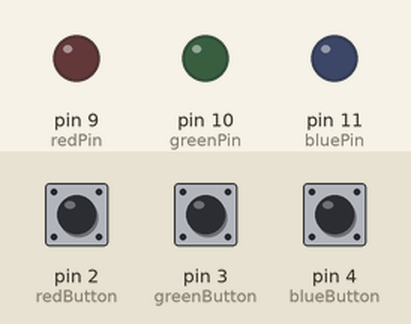
The sketch below on a simulated Arduino Uno, built with avr-gcc and run on an emulated ATmega328P. On the bench: output pins drawn as LEDs (lit = HIGH). The test bench sets the inputs (shaded band); at power-on: pin 2 (redButton) HIGH, pin 3 (greenButton) HIGH, pin 4 (blueButton) HIGH.

Above: at 1.2 s.
1.3 s: pin 2 (redButton) pulled LOW for 0.15 s
At 1.37 s:
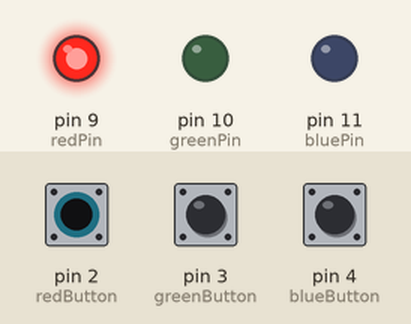
2.9 s: pin 3 (greenButton) pulled LOW for 0.15 s
At 2.97 s:
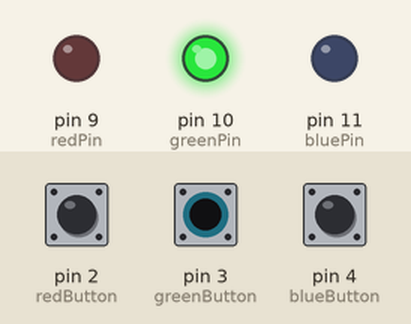
4.5 s: pin 4 (blueButton) pulled LOW for 0.15 s
At 4.57 s:
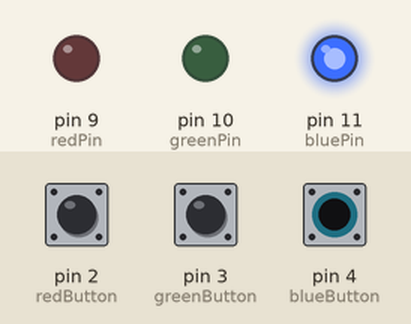
6.1 s: pin 4 (blueButton) pulled LOW for 3.2 s
At 10.2 s:
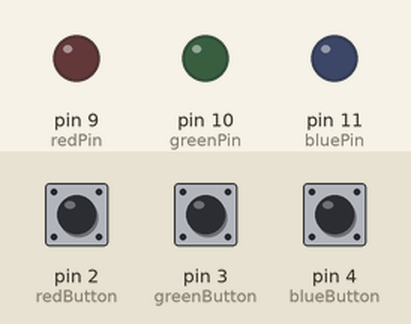
10.8 s: pin 2 (redButton) pulled LOW for 3.2 s
At 11.3 s:
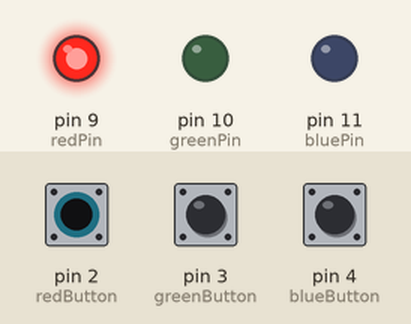
15.5 s: pin 2 (redButton) driven LOW and pin 3 (greenButton) driven LOW
At 16.1 s:
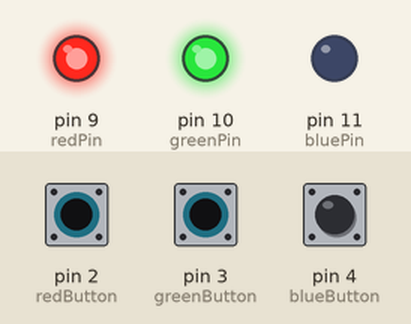
Timing chart, 0 to 18.0 s (numbered marks = the images above; inputs shaded):
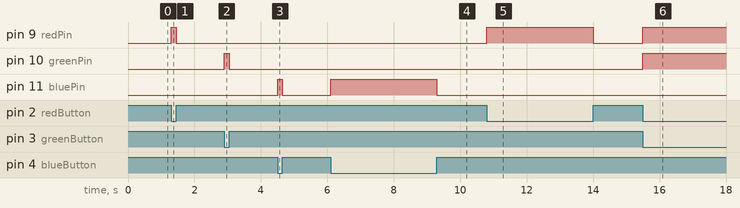

The sketch:

quiz1.ino
```cpp
const int redPin = 9;
const int greenPin = 10;
const int bluePin = 11;

const int redButton = 2;
const int greenButton = 3;
const int blueButton = 4;

void setup() {
    pinMode(redPin, OUTPUT);
    pinMode(greenPin, OUTPUT);
    pinMode(bluePin, OUTPUT);

    pinMode(redButton, INPUT_PULLUP);
    pinMode(greenButton, INPUT_PULLUP);
    pinMode(blueButton, INPUT_PULLUP);
}

void loop() {
    int redPressed = digitalRead(redButton) == LOW;
    int greenPressed = digitalRead(greenButton) == LOW;
    int bluePressed = digitalRead(blueButton) == LOW;

    analogWrite(redPin, redPressed ? 255 : 0);
    analogWrite(greenPin, greenPressed ? 255 : 0);
    analogWrite(bluePin, bluePressed ? 255 : 0);
}
```

Measured:
- after the input at 1.3 s, pin 9 (redPin): LOW → HIGH at once, → LOW 0.15 s later
- after the input at 2.9 s, pin 10 (greenPin): LOW → HIGH at once, → LOW 0.15 s later
- after the input at 4.5 s, pin 11 (bluePin): LOW → HIGH at once, → LOW 0.15 s later
- after the input at 6.1 s, pin 11 (bluePin): LOW → HIGH at once, → LOW 3.2 s later
- after the input at 10.8 s, pin 9 (redPin): LOW → HIGH at once, → LOW 3.2 s later
- after the input at 15.5 s, pin 9 (redPin), pin 10 (greenPin): LOW → HIGH at once
